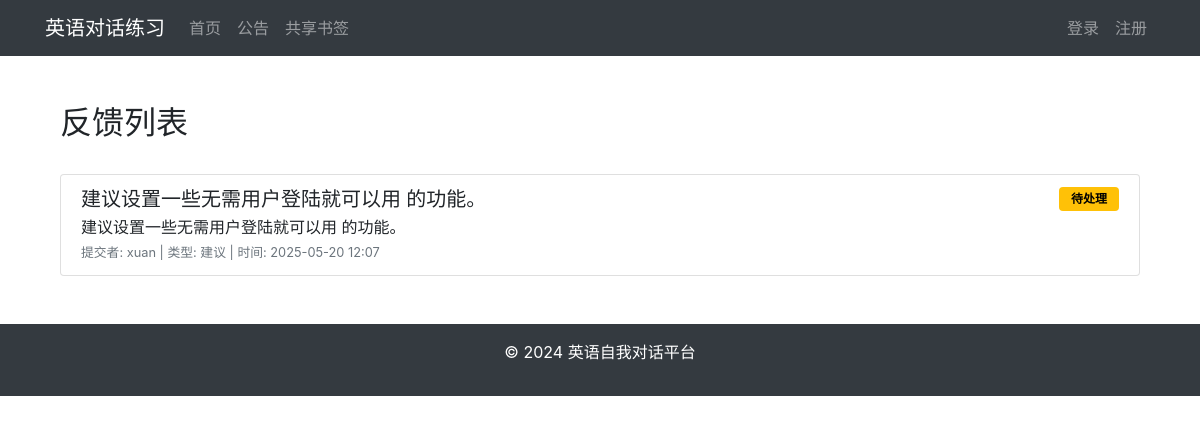
The page /feedback/ on the database its author committed.
### feedback/models.py (models this page shows)
class Feedback(models.Model):
    FEEDBACK_TYPES = [
        ('suggestion', '建议'),
        ('bug', '问题报告'),
        ('other', '其他')
    ]
    user = models.ForeignKey(User, on_delete=models.CASCADE, verbose_name='用户')
    type = models.CharField(max_length=20, choices=FEEDBACK_TYPES, default='suggestion', verbose_name='反馈类型')
    title = models.CharField(max_length=200, verbose_name='标题')
    content = models.TextField(verbose_name='内容')
    created_at = models.DateTimeField(auto_now_add=True, verbose_name='创建时间')
    status = models.CharField(
        max_length=20,
        choices=[('pending', '待处理'), ('processing', '处理中'), ('resolved', '已解决')],
        default='pending',
        verbose_name='状态'
    )
    response = models.TextField(blank=True, null=True, verbose_name='官方回复')
    response_time = models.DateTimeField(blank=True, null=True, verbose_name='回复时间')
    class Meta:
        verbose_name = '反馈'
        verbose_name_plural = '反馈'
        ordering = ['-created_at']  # 按创建时间倒序排序

### feedback/views.py (the view)
# urls.py: path('', views.feedback_list, name='feedback_list'),
def feedback_list(request):
    feedbacks = Feedback.objects.all().order_by('-created_at')
    return render(request, 'feedback/feedback_list.html', {'feedbacks': feedbacks})

### feedback/templates/feedback/feedback_list.html (shortened to what this page needs)
{% extends "flashcards/base.html" %}
{% block content %}
<div class="container mt-4">
    <div class="d-flex justify-content-between align-items-center mb-4">
        <h2>反馈列表</h2>
    </div>
    {% if feedbacks %}
        <div class="list-group">
        {% for feedback in feedbacks %}
            <div class="list-group-item {% if feedback.status == 'resolved' %}bg-light{% endif %}">
                <div class="d-flex justify-content-between align-items-start">
                    <h5 class="mb-1">{{ feedback.title }}</h5>
                    <span class="badge {% if feedback.status == 'pending' %}badge-warning{% elif feedback.status == 'processing' %}badge-info{% else %}badge-success{% endif %}">
                        {{ feedback.get_status_display }}
                    </span>
                </div>
                <p class="mb-1">{{ feedback.content }}</p>
                <div class="d-flex justify-content-between align-items-center">
                    <small class="text-muted">
                        提交者: {{ feedback.user.username }} |
                        类型: {{ feedback.get_type_display }} |
                        时间: {{ feedback.created_at|date:"Y-m-d H:i" }}
                    </small>
                </div>
            </div>
        {% endfor %}
        </div>
    {% else %}
        <div class="alert alert-info">
            暂无反馈内容。
        </div>
    {% endif %}
</div>
{% endblock %}

### feedback/templates/feedback/feedback_list.html (style rules this page uses)
.badge { padding: 0.5em 1em; }
.badge-warning { background-color: #ffc107; color: #000; }

### rows shown on the page
Feedback: title "建议设置一些无需用户登陆就可以用 的功能。", status "待处理", content "建议设置一些无需用户登陆就可以用 的功能。", user.username "xuan", type "建议", created_at "2025-05-20 12:07"
